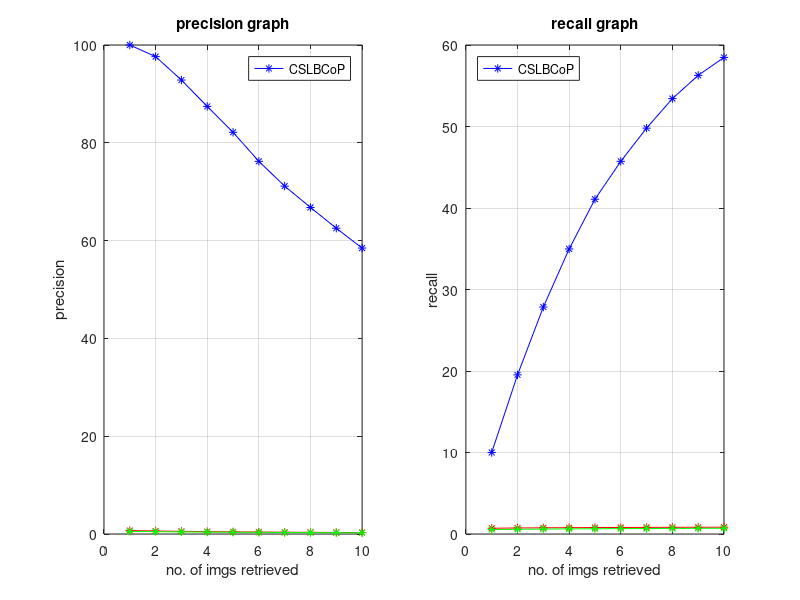

MATLAB code to generate this figure:
    % ret = 25:5:70
    % prec_fin = [prec_tot(25), prec_tot(30), prec_tot(35), prec_tot(40), prec_tot(45), prec_tot(50), prec_tot(55), prec_tot(60), prec_tot(65), prec_tot(70)]
    % rec_fin = [rec_tot(25), rec_tot(30), rec_tot(35), rec_tot(40), rec_tot(45), rec_tot(50), rec_tot(55), rec_tot(60), rec_tot(65), rec_tot(70)]

%     ret = 1:10
%     prec_fin = prec_tot(1:10)
%     rec_fin = rec_tot(1:10)

%     ret = 25:5:70
%     prec_fin = prec_tot(25:5:70)
%     rec_fin = rec_tot(25:5:70)

ret = 1:10;

p = [1	0.97625	0.92833	0.87437	0.8215	0.76208	0.71143	0.66781	0.62528	0.58475]
r = [0.1	0.19525	0.2785	0.34975	0.41075	0.45725	0.498	0.53425	0.56275	0.58475]

pl = [0.7072	0.61676	0.54295	0.48598	0.43943	0.40088	0.36869	0.34133	0.31791	0.29763]
rl = [0.7072	0.74011	0.76013	0.77757	0.79097	0.80176	0.81111	0.81919	0.82656	0.83337]

pc = [0.54424	0.48218	0.43176	0.39135	0.3579	0.32993	0.30578	0.28558	0.26783	0.2523]
rc = [0.54424	0.57861	0.60446	0.62616	0.64421	0.65986	0.67271	0.6854	0.69636	0.70643]

    subplot(121)
    plot(ret, p.*100, 'b*-')
    hold on
    plot(ret, pl, 'r*-')
    plot(ret, pc, 'g*-')
    title('precision graph')
    xlabel('no. of imgs retrieved')
    ylabel('precision')
    grid on
    hold off
    legend({'CSLBCoP'},'Location','northeast')

    subplot(122)
    plot(ret, r.*100, 'b*-')
    hold on
    plot(ret, rl, 'r*-')
    plot(ret, rc, 'g*-')
    title('recall graph')
    xlabel('no. of imgs retrieved')
    ylabel('recall')
    grid on
    hold off
    legend({'CSLBCoP'},'Location','northwest')